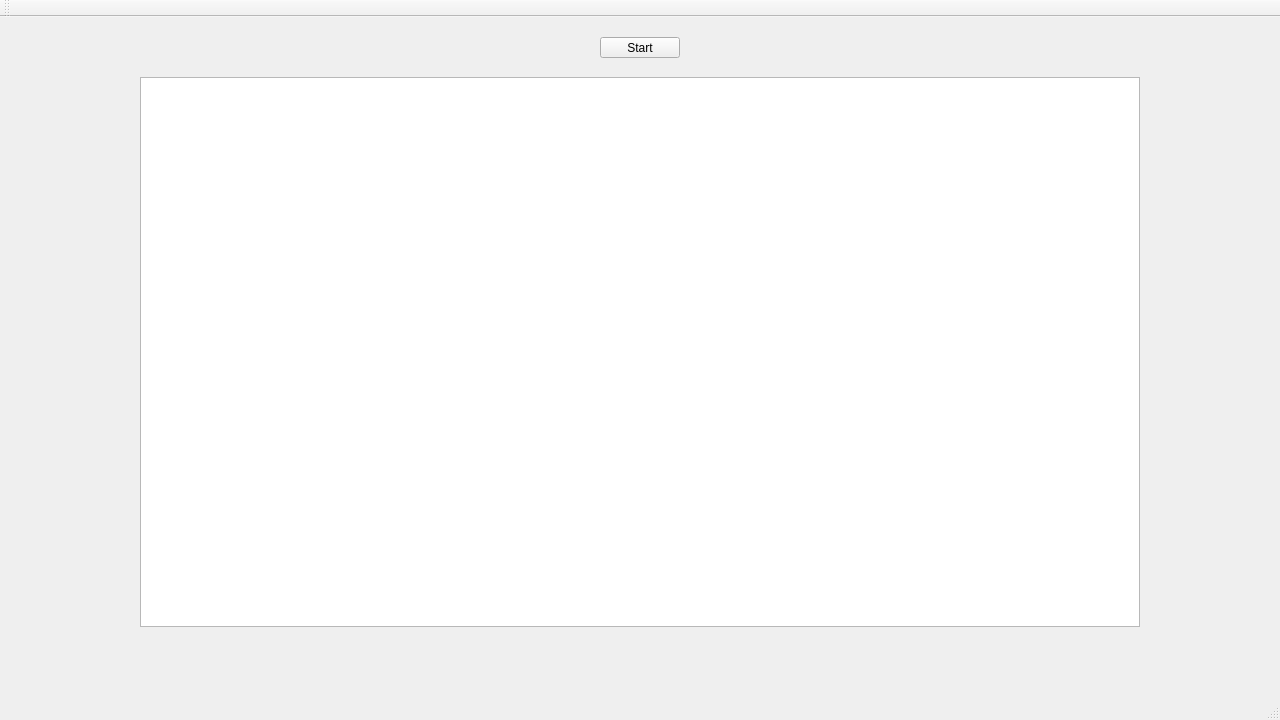
<?xml version="1.0" encoding="UTF-8"?>
<ui version="4.0">
 <class>MainWindow</class>
 <widget class="QMainWindow" name="MainWindow">
  <property name="geometry">
   <rect>
    <x>0</x>
    <y>0</y>
    <width>1280</width>
    <height>720</height>
   </rect>
  </property>
  <property name="sizePolicy">
   <sizepolicy hsizetype="Expanding" vsizetype="Expanding">
    <horstretch>0</horstretch>
    <verstretch>0</verstretch>
   </sizepolicy>
  </property>
  <property name="windowTitle">
   <string>MainWindow</string>
  </property>
  <widget class="QWidget" name="centralWidget">
   <property name="sizePolicy">
    <sizepolicy hsizetype="Expanding" vsizetype="Expanding">
     <horstretch>0</horstretch>
     <verstretch>0</verstretch>
    </sizepolicy>
   </property>
   <widget class="QPushButton" name="pushButton">
    <property name="geometry">
     <rect>
      <x>600</x>
      <y>20</y>
      <width>80</width>
      <height>21</height>
     </rect>
    </property>
    <property name="text">
     <string>Start</string>
    </property>
   </widget>
   <widget class="QGraphicsView" name="graphicsView">
    <property name="geometry">
     <rect>
      <x>140</x>
      <y>60</y>
      <width>1000</width>
      <height>550</height>
     </rect>
    </property>
   </widget>
   <zorder>graphicsView</zorder>
   <zorder>layoutWidget</zorder>
   <zorder>pushButton</zorder>
   <zorder>verticalLayoutWidget</zorder>
  </widget>
  <widget class="QMenuBar" name="menuBar">
   <property name="geometry">
    <rect>
     <x>0</x>
     <y>0</y>
     <width>1280</width>
     <height>18</height>
    </rect>
   </property>
  </widget>
  <widget class="QToolBar" name="mainToolBar">
   <attribute name="toolBarArea">
    <enum>TopToolBarArea</enum>
   </attribute>
   <attribute name="toolBarBreak">
    <bool>false</bool>
   </attribute>
  </widget>
  <widget class="QStatusBar" name="statusBar"/>
 </widget>
 <layoutdefault spacing="6" margin="11"/>
 <resources/>
 <connections/>
</ui>
